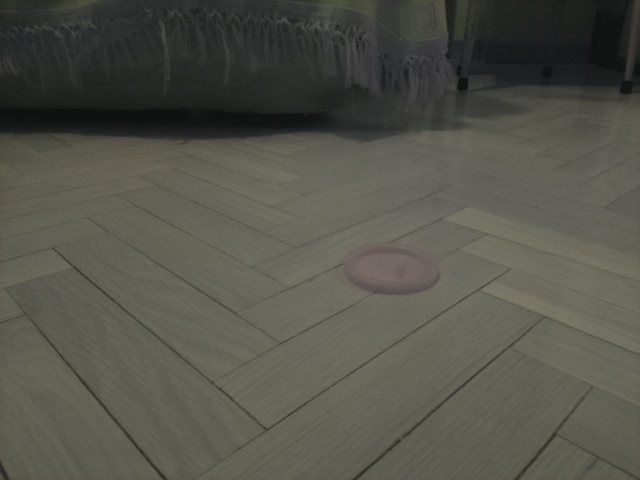
//> input picture image.jpg, 640 x 480 px, given in place of the camera
$ ./posicionMotor   (built with g++ and OpenCV 4)
//> lines starting //> are read from the running program, lines starting //| are printed output that depends on the picture; after the words box and inside, x2 and y2 are one past the last pixel; in counts of white or black regions, pixels touching at a corner belong together
#include <iostream>
#include <wiringPi.h>
#include "opencv2/highgui/highgui.hpp"
#include "opencv2/imgproc/imgproc.hpp"

using namespace cv;
using namespace std;

// pin 18 pwmvalue 250(para atras) 450(parado) 650 (para alante)
const int pwmPinD = 13; // PWM LED - Broadcom pin 18, P1 pin 12
const int pwmPinI = 18;
int pwmValue = 1024;

void giraMDDelante() {
	pwmWrite(pwmPinD, 310);
}

void giraMDAtras() {
	pwmWrite(pwmPinD, 510);
}

void giraMIDelante() {
	pwmWrite(pwmPinI, 510);
}

void giraMIAtras() {
	pwmWrite(pwmPinI, 310);
}

void pararMD() {
	pwmWrite(pwmPinD, 450);
}

void giraMI() {
	pwmWrite(pwmPinI, 450);
}


 int main( int argc, char** argv )
 {
	// [5 lines of commented-out code are left out]

    VideoCapture cap(0); //capture the video from webcam

    if ( !cap.isOpened() )  // if not success, exit program
    {
         cout << "Cannot open the web cam" << endl;
         return -1;
    }

    namedWindow("Control", CV_WINDOW_AUTOSIZE); //create a window called "Control"
 int dimensFoto = 0;
  int iLowH = 170;
 int iHighH = 179;

  int iLowS = 150;
 int iHighS = 255;

  int iLowV = 60;
 int iHighV = 255;

  //Create trackbars in "Control" window
 createTrackbar("LowH", "Control", &iLowH, 179); //Hue (0 - 179)
 createTrackbar("HighH", "Control", &iHighH, 179);

  createTrackbar("LowS", "Control", &iLowS, 255); //Saturation (0 - 255)
 createTrackbar("HighS", "Control", &iHighS, 255);

  createTrackbar("LowV", "Control", &iLowV, 255);//Value (0 - 255)
 createTrackbar("HighV", "Control", &iHighV, 255);

  int iLastX = -1;
 int iLastY = -1;

  //Capture a temporary image from the camera
 Mat imgTmp;
 cap.read(imgTmp);
//> imgTmp is the input picture: 480 rows x 640 cols, CV_8UC3; mean B, G, R 74.3, 83.6, 83.5

  //Create a black image with the size as the camera output
 Mat imgLines = Mat::zeros( imgTmp.size(), CV_8UC3 );;


    while (true)
    {
        Mat imgOriginal;

        bool bSuccess = cap.read(imgOriginal); // read a new frame from video


         if (!bSuccess) //if not success, break loop
        {
             cout << "Cannot read a frame from video stream" << endl;
             break;
        }

    Mat imgHSV;

   cvtColor(imgOriginal, imgHSV, COLOR_BGR2HSV); //Convert the captured frame from BGR to HSV
//> imgHSV: 480 rows x 640 cols, CV_8UC3; mean H, S, V 37.2, 29.4, 84.3

  Mat imgThresholded;

   inRange(imgHSV, Scalar(iLowH, iLowS, iLowV), Scalar(iHighH, iHighS, iHighV), imgThresholded); //Threshold the image
//> imgThresholded: 480 rows x 640 cols, CV_8UC1; every value is 0

  //morphological opening (removes small objects from the foreground)
  erode(imgThresholded, imgThresholded, getStructuringElement(MORPH_ELLIPSE, Size(5, 5)) );
  dilate( imgThresholded, imgThresholded, getStructuringElement(MORPH_ELLIPSE, Size(5, 5)) );

   //morphological closing (removes small holes from the foreground)
  dilate( imgThresholded, imgThresholded, getStructuringElement(MORPH_ELLIPSE, Size(5, 5)) );
  erode(imgThresholded, imgThresholded, getStructuringElement(MORPH_ELLIPSE, Size(5, 5)) );

   //Calculate the moments of the thresholded image
  Moments oMoments = moments(imgThresholded);
//> oMoments = moments, m00 0

   double dM01 = oMoments.m01;
//> dM01 = 0
  double dM10 = oMoments.m10;
//> dM10 = 0
  double dArea = oMoments.m00;
//> dArea = 0

  int rows, cols;
  if(dimensFoto == 0) {
	rows = imgThresholded.rows;
//> rows = 480
	cols = imgThresholded.cols;
//> cols = 640
	line(imgLines, Point(cols/2, iLastY), Point(cols/2, rows), Scalar(0,0,255), 2);
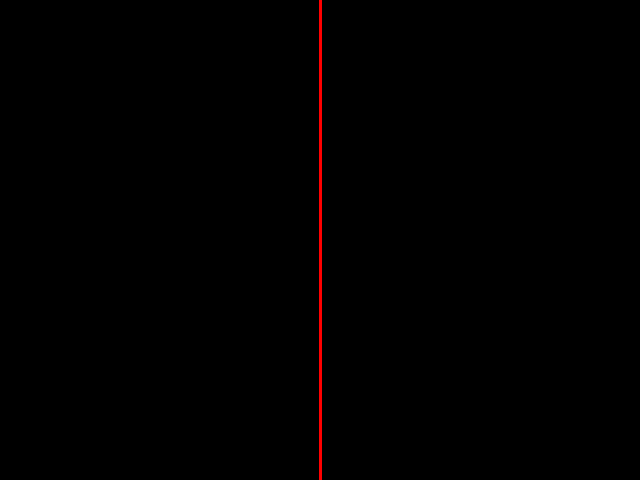
//> imgLines: 480 rows x 640 cols, CV_8UC3; mean B, G, R 0, 0, 1.2
	dimensFoto++;
  }
  // [29 lines of commented-out code are left out]
  if (dArea > 10000)
  {
   //calculate the position of the ball
   int posX = dM10 / dArea;
   int posY = dM01 / dArea;


   //cout << "X--> " << posX << "y--> "  << posY << endl;

   if (iLastX >= 0 && iLastY >= 0 && posX >= 0 && posY >= 0)
   {
    //Draw a red line from the previous point to the current point
    line(imgLines, Point(posX, posY), Point(iLastX, iLastY), Scalar(0,255,0), 2);
   }

    iLastX = posX;
   iLastY = posY;
  }

   imshow("Thresholded Image", imgThresholded); //show the thresholded image

   imgOriginal = imgOriginal + imgLines;
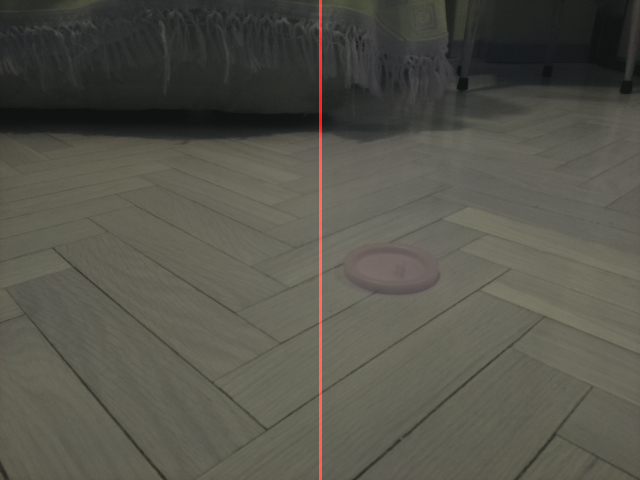
//> imgOriginal: 480 rows x 640 cols, CV_8UC3; 0.47% of pixels changed, all inside (x1, y1, x2, y2) = (319, 0, 322, 480)
  imshow("Original", imgOriginal); //show the original image

        if (waitKey(30) == 27) //wait for 'esc' key press for 30ms. If 'esc' key is pressed, break loop
//> the Esc key is pressed
       {
            cout << "esc key is pressed by user" << endl;
            break;
       }
    }

   return 0;
}
